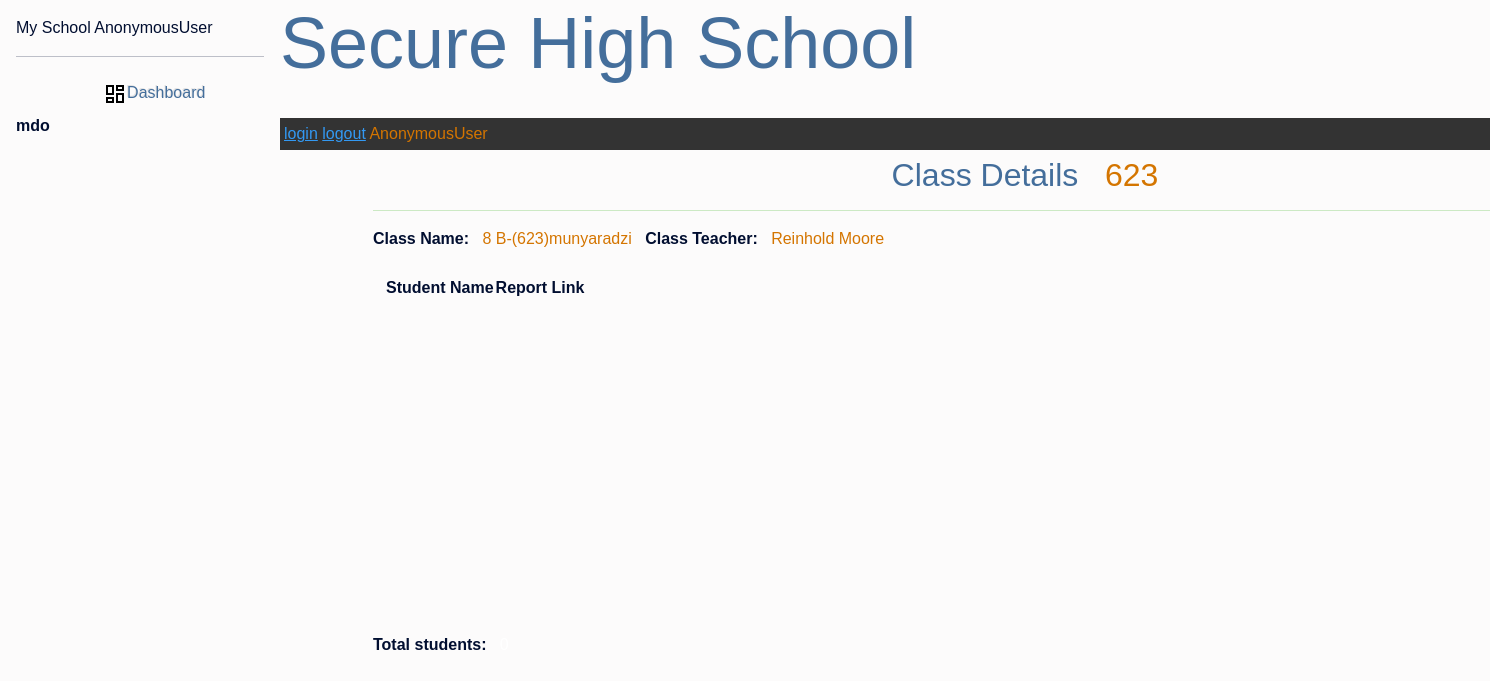
/classroom_details/2/, run on an earlier commit of the app's database.
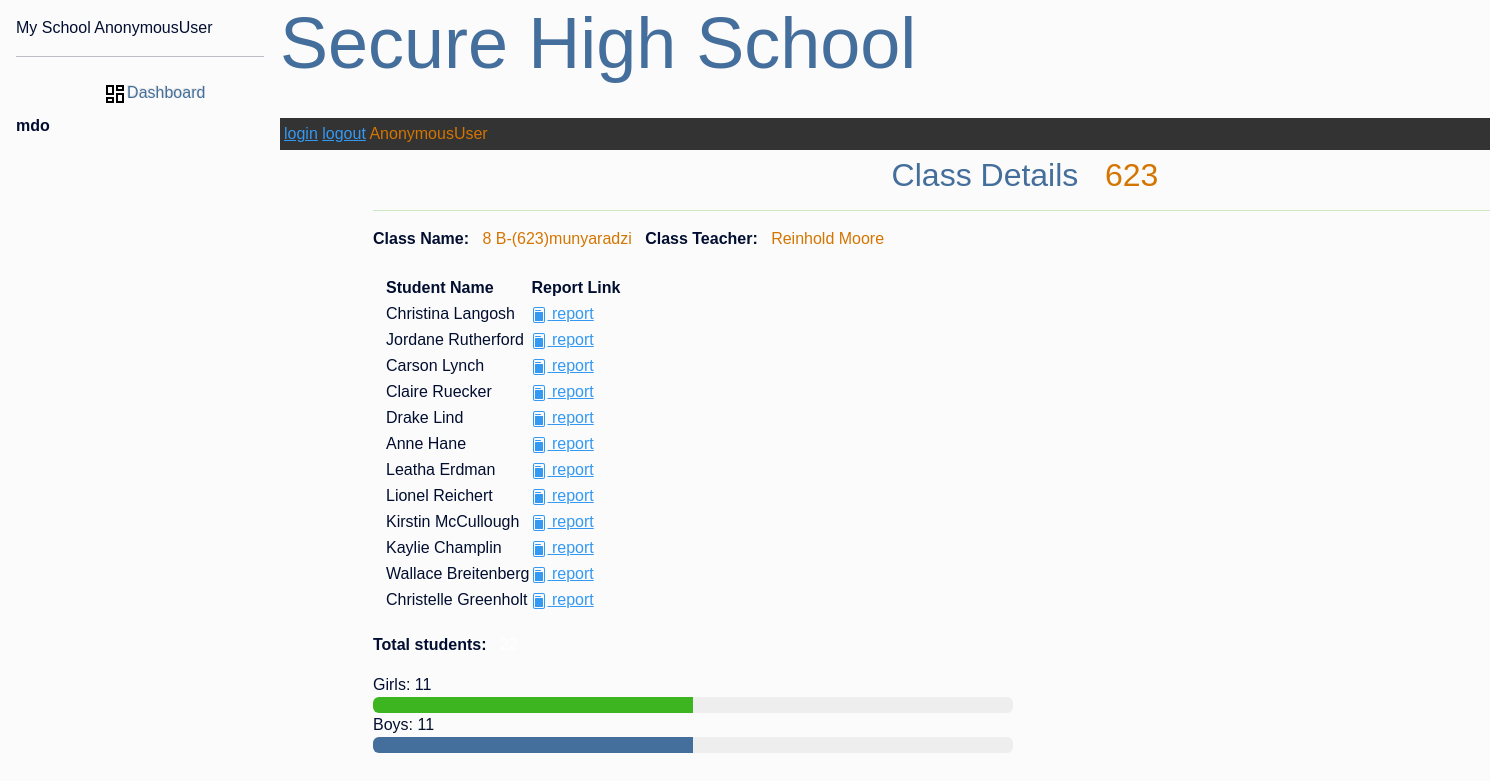
And on a later commit of the database.
### student/models.py (models this page shows, shortened)
class ClassRoom(models.Model):
    name      = models.ForeignKey(ClassName, on_delete=models.CASCADE)
    grd_level = models.ForeignKey(GradeLevel, on_delete=models.CASCADE, null=True, blank=True)
    students  = models.ManyToManyField(StudentProfile, blank=True)
    class_teacher = models.ForeignKey(CustomUser, on_delete=models.SET_NULL, null=True, blank=True, related_name='assigned_class')
    max_capacity  = models.PositiveIntegerField(default=45)
    date          = models.DateField(auto_now_add=True)
    year          = models.ForeignKey(AcademicCalendar, on_delete=models.CASCADE, null=True, blank=True)
    class Meta:
        ordering = ['name']
    def total_students(self):
            return self.students.count()
    def gender_distribution(self):
        return self.students.values('gender').annotate(total_students=Count('gender'))

class StudentProfile(models.Model):
    school_name   = models.ForeignKey(SchoolProfile, on_delete=models.CASCADE, blank=True, null=True)
    student       = models.OneToOneField(CustomUser, on_delete=models.CASCADE)
    gender        = models.CharField(max_length=10, choices=[('male', 'Male'), ('female', 'Female')])
    subjects      = models.ManyToManyField(SchoolSubject)  # Correctly relates to Subject
    grade_level   = models.ForeignKey(GradeLevel, on_delete=models.CASCADE, default=8)
    date_of_birth   = models.DateField()
    assigned_class  = models.ForeignKey('ClassRoom', on_delete=models.SET_NULL, null=True, blank=True)
    address         = models.TextField(null=True, blank=True)
    guardian_name   = models.CharField(max_length=255, null=True, blank=True)
    guardian_number = models.CharField(max_length=15, null=True, blank=True)
    guardian_email = models.EmailField(null=True, blank=True)
    date           = models.DateField(auto_now_add=True)
    academic_year  = models.ForeignKey(AcademicCalendar, on_delete=models.CASCADE, null=True, blank=True)

### district/models.py (models this page shows)
class AcademicCalendar(models.Model):
    academic_year = models.PositiveIntegerField(default=datetime.datetime.now().year, blank=True, null=True)
    term_1_start_date = models.DateField(blank=True, null=True)
    term_1_end_date = models.DateField(blank=True, null=True)
    term_2_start_date = models.DateField(blank=True, null=True)
    term_2_end_date = models.DateField(blank=True, null=True)
    term_3_start_date = models.DateField(blank=True, null=True)
    term_3_end_date = models.DateField(blank=True, null=True)
    is_current = models.BooleanField(default=True)
    def __str__(self):
        return f'{self.academic_year}'

class GradeLevel(models.Model):
    class GradeLevels(models.IntegerChoices):
        EIGHT  = 8, '8'
        NINE   = 9, '9'
        TEN    = 10, '10'
        ELEVEN = 11, '11'
        TWELVE = 12, '12'
    grade_level = models.IntegerField(choices=GradeLevels.choices)
    def __str__(self):
        return str(self.grade_level)

class District_School_Registration(models.Model):
    school_name   = models.CharField(max_length=255,blank=True, null=True)
    address       = models.TextField(blank=True, null=True)
    phone_number  = models.CharField(max_length=20,blank=True, null=True)
    email         = models.EmailField(blank=True, null=True)
    def __str__(self):
        return f'{self.school_name}'

### customsettings/models.py (models this page shows)
class ClassName(models.Model):
    CLASS_CHOICES = [
        ('A', 'A'),('B', 'B'),('C', 'C'),('D', 'D'),('E', 'E'),
    ]
    schoolprofile  = models.ForeignKey(SchoolProfile, on_delete=models.CASCADE,blank=True, null=True)
    grd_level      = models.ForeignKey(GradeLevel, on_delete=models.CASCADE, null=True, blank=True)
    classname      = models.CharField(max_length= 1, choices=CLASS_CHOICES)
    academic_year  = models.ForeignKey(AcademicCalendar, on_delete=models.CASCADE, null=True, blank=True)
    date           = models.DateField(auto_now_add=True)
    def __str__(self):
        return f"{self.grd_level} {self.classname}-({self.academic_year}){self.schoolprofile }"

class SchoolProfile(models.Model):
    school_name  = models.OneToOneField(District_School_Registration, on_delete=models.CASCADE, blank=True, null=True)
    school_logo  = models.ImageField(upload_to='school_logos/', blank=True, null=True)
    facebook     = models.URLField(blank=True)
    twitter      = models.URLField(blank=True)
    instagram    = models.URLField(blank=True)
    school_subjects   = models.ManyToManyField('SchoolSubject')
    is_setup_complete = models.BooleanField(default=False)
    def __str__(self):
       return f'{self.school_name}'

### customadmin/models.py (models this page shows, shortened)
class CustomUser(AbstractBaseUser, PermissionsMixin):
    USER_TYPE = (
        ('student', 'STUDENT'),
        ('teacher', 'TEACHER'),
        ('school_admin', 'SCHOOL_ADMIN'),
        ('deputy_head', 'DEPUTY_HEAD'),
        ('school_head', 'SCHOOL_HEAD'),
        ('district_admin', 'DISTRICT_ADMIN'),
    )
    POSITION = (
        ('admin', 'ADMIN'),
        ('user', 'USER'),
        ('staff', 'STAFF'),
        ('student', 'STUDENT'),
    )
    email       = models.EmailField(unique=True)
    first_name  = models.CharField(max_length=30)
    last_name   = models.CharField(max_length=30)
    position    = models.CharField(max_length=30, choices=POSITION)
    user_type   = models.CharField(max_length=30, choices=USER_TYPE)
    is_active   = models.BooleanField(default=True)
    is_staff    = models.BooleanField(default=False)
    is_school_superuser = models.BooleanField(default=False)
    objects     = CustomUserManager()
    USERNAME_FIELD = 'email'
    REQUIRED_FIELDS = ['first_name', 'last_name']
    def __str__(self):
        return f'{self.first_name} {self.last_name}'
    def get_full_name(self):
        return f'{self.first_name} {self.last_name}'

### student/views.py (the view)
# urls.py: path('classroom_details/<int:pk>/',views.classroom_details,name='classroom_details'),
def classroom_details(request, pk):
    classroom = get_object_or_404(ClassRoom, pk=pk)
    subject = SchoolProfile.objects.all()
    students = classroom.students.all()
    male_count = students.filter(gender='male').count()
    female_count = students.filter(gender='female').count()
    total_count = students.count()
    female_percentage = (female_count / total_count) * 100 if total_count > 0 else 0
    male_percentage = (male_count / total_count) * 100 if total_count > 0 else 0
    context = {
        'classroom': classroom,
        'subject': subject,
        'students': students,
        'male_count': male_count,
        'female_count': female_count,
        'total_count': total_count,
        'male_percentage': male_percentage,
        'female_percentage': female_percentage,
    }
    return render(request, 'student/classroom_details.html', context)

### customadmin/templatetags/custom_tags.py (called while the page is built)
@register.simple_tag
def get_dashboard_url(user):
    if user.groups.filter(name='student').exists():
        return reverse('high_level_dashboard')
    elif user.groups.filter(name='staff').exists():
        return reverse('teacher_dashboard')
    elif user.groups.filter(name='school_admin').exists():
        return reverse('school_admin_dashboard')
    elif user.groups.filter(name='deputy_head').exists():
        return reverse('deputy_head_dashboard')
    elif user.groups.filter(name='school_head').exists():
        return reverse('school_head_dashboard')
    else:
        return reverse('default_dashboard')

### templates/student/classroom_details.html (shortened to what this page needs)
{% extends 'partials/base1.html' %}
{% load crispy_forms_tags %}
{% block content %}
<div class="container">
<div class="row">
  <div class="  rounded p-2">
      <h2 class="text-center text-primary">Class Details &nbsp;&nbsp;<span class="text-warning">{{classroom.year}}</span></h2>
      <hr class="text-success">
      <strong>Class Name:&nbsp;&nbsp;</strong> <span class="text-warning">{{ classroom.name }}</span>&nbsp;&nbsp;
      <strong>Class Teacher:&nbsp;&nbsp;</strong> <span class="text-warning">{{ classroom.class_teacher }}</span>
        <div class="row  rounded p-3 d-flex gap-2">
          <div class="col-md-6  rounded p-2 overflow-auto" style="height: 350px;">
            <table>
              <thead>
                <tr>
                  <th>Student Name</th>
                  <th>Report Link</th>
                </tr>
              </thead>
              <tbody>
                {% for student in classroom.students.all %}
                <tr>
                  <td>{{ student.student.get_full_name }}</td>
                  <td><a href="{% url 'student_report' student_id=student.id %}"> report</a></td>
                </tr>
                {% endfor %}
              </tbody>
            </table>
          </div>
        </div>
          <p><strong>Total students:&nbsp;&nbsp;</strong> <span class="text-white">{{ classroom.total_students }}</span></p>
      {% if classroom.gender_distribution %}
      <div class="row">
        <div class="col-md-6">
            Girls: {{ female_count }}
            <div class="progress">
                <div class="progress-bar bg-success" role="progressbar" style="width: {{ female_percentage }}%;" aria-valuenow="{{ female_count }}" aria-valuemin="0" aria-valuemax="{{ total_count }}"></div>
            </div>
            Boys: {{ male_count }}
            <div class="progress">
                <div class="progress-bar bg-primary" role="progressbar" style="width: {{ male_percentage }}%;" aria-valuenow="{{ male_count }}" aria-valuemin="0" aria-valuemax="{{ total_count }}"></div>
            </div>
        </div>
      </div>
      {% endif %}
  </div>
</div>
</div>
{% endblock %}

### templates/partials/base1.html (shortened to what this page needs)
<!doctype html>
{% load static %}
<html lang="en">
  <head>
    <link href="https://cdn.jsdelivr.net/npm/bootstrap@5.0.2/dist/css/bootstrap.min.css" rel="stylesheet">
    <link rel="stylesheet" href="{%static 'css\bootstrap.min.css' %}">
    <link rel="stylesheet" href="{%static 'css\academia.css' %}">
    <link rel="stylesheet" href="{%static 'css\base.css' %}">
  </head>
  <body >
    <div>
      <div class="position-fixed">
        {% include 'partials/sidebar1.html'%}
      </div>
      <div class="main-base ">
        <div class="d-flex justify-content-center mb-5 "style="height: 100px;">
          {% include 'partials/nav.html'%}
        </div>
        <div>
            <div class="container-fluid position-fixed overflow-y-auto  "style="height:80vh;">
              {% block content %}
            {% endblock %}
            </div>
        </div>
      </div>
  </body>
</html>

### templates/partials/sidebar1.html (shortened to what this page needs)
{% load custom_tags %}
<div class="d-flex flex-column flex-shrink-0 p-3   sidebar fixed" style="width: 280px; height: 100vh;">
   {% if request.user.is_authenticated %}
                {% if schoolprofile %}
                    {% if schoolprofile.school_logo %}
                        <img src="{{ schoolprofile.school_logo.url }}" alt="{{ schoolprofile.school_name }}" class="img-fluid" style="max-height: 250px;">
                    {% else %}
                        {{ schoolprofile.school_name }}
                    {% endif %}
                {% else %}
                    My School
                {% endif %}
            {% else %}
                My School
            {% endif %}
            {{request.user}}
  <hr>
  <ul class="nav nav-pills flex-column mb-auto">
    <li>
      <a href="{% get_dashboard_url user %}" class=" text-primary nav-link btn btn-light">
        <svg class="bi me-2" width="16" height="16"><use xlink:href="#speedometer2"/></svg>
        <svg xmlns="http://www.w3.org/2000/svg" height="24px" viewBox="0 0 24 24" width="24px" fill=""><path d="M0 0h24v24H0V0z" fill="none"/><path d="M19 5v2h-4V5h4M9 5v6H5V5h4m10 8v6h-4v-6h4M9 17v2H5v-2h4M21 3h-8v6h8V3zM11 3H3v10h8V3zm10 8h-8v10h8V11zm-10 4H3v6h8v-6z"/></svg>Dashboard
      </a>
    </li>
      <strong>mdo</strong>
  </div>
</div>

### templates/partials/nav.html
<nav class=" position-fixed w-100" style="height: 100px;">
    <h1 class="display-2 text-primary "> Secure High School </h1>
    <br>
    <div class="d-block bg-dark flexend p-1">
        <a href="{%url 'login'%}">login</a>
        <a href="{%url 'logout'%}">logout</a>
        <span class="text-warning">{{request.user}}</span>
     </div>
</nav>

### static/css/academia.css (style rules this page uses)
body { background: rgb(252, 251, 251); color: rgb(1, 14, 48); font-family: sans-serif; font-weight: 400; font-style: normal; }

### static/css/base.css (style rules this page uses)
.main-base { margin-left: 280px; width: 100% ; align-items: center; justify-content: center; }
nav { display: inline-block; }

What changed in the data, as far as the page shows it:
added StudentProfile: student.get_full_name "Christina Langosh"
added StudentProfile: student.get_full_name "Jordane Rutherford"
added StudentProfile: student.get_full_name "Carson Lynch"
added StudentProfile: student.get_full_name "Claire Ruecker"
added StudentProfile: student.get_full_name "Drake Lind"
added StudentProfile: student.get_full_name "Anne Hane"
added StudentProfile: student.get_full_name "Leatha Erdman"
added StudentProfile: student.get_full_name "Lionel Reichert"
added StudentProfile: student.get_full_name "Kirstin McCullough"
added StudentProfile: student.get_full_name "Kaylie Champlin"
added StudentProfile: student.get_full_name "Wallace Breitenberg"
added StudentProfile: student.get_full_name "Christelle Greenholt"
Also different on the page:
{{ female_count }}: (not shown) → "11"
{{ male_count }}: (not shown) → "11"
text now shown: "Girls: Boys:"
